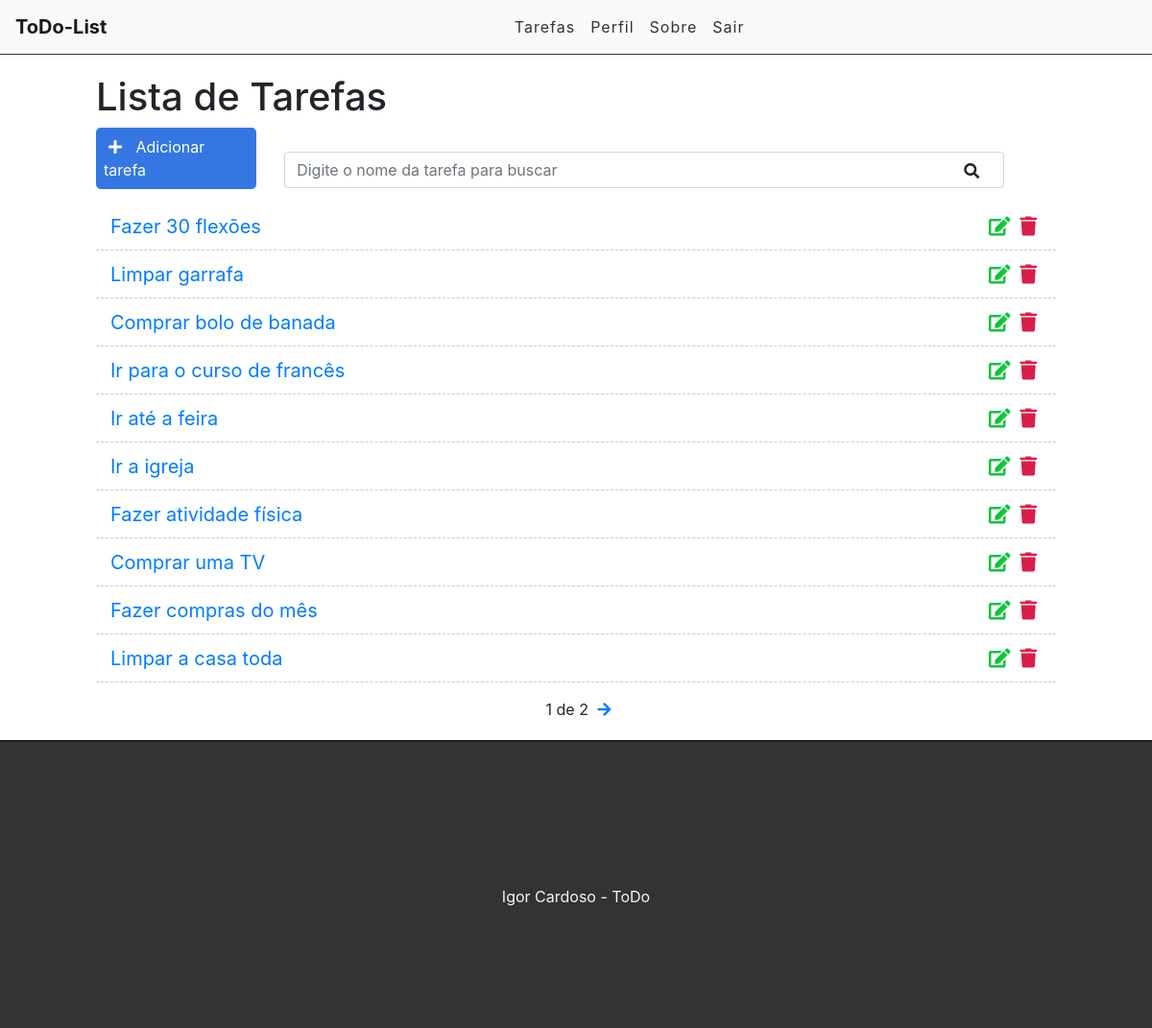
The app's page / (signed in), older data.
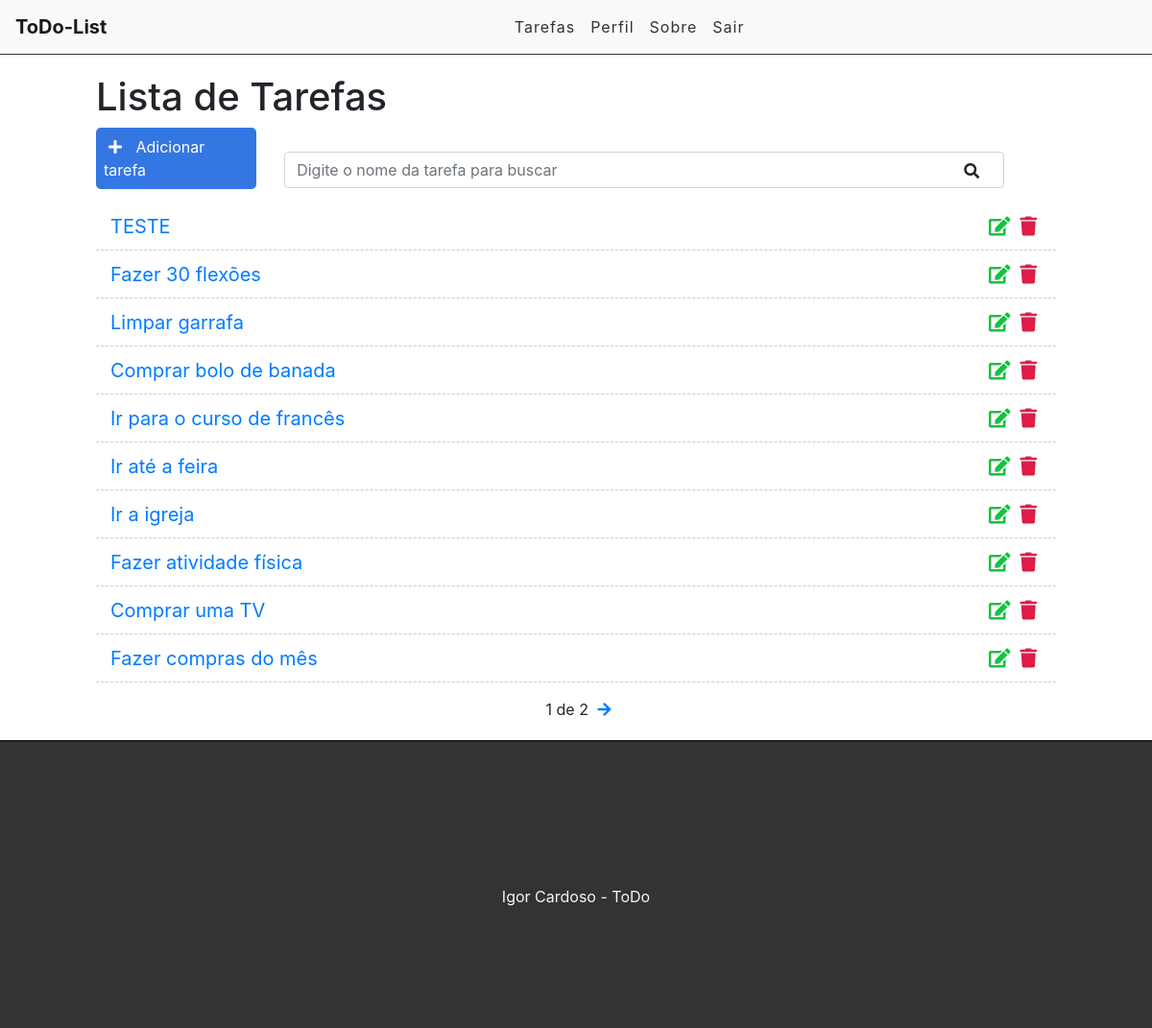
The same page, newer data.
### tasks/models.py (models this page shows, shortened)
class Task(models.Model):
	STATUS = (
		('fazendo', 'Fazendo'),
		('feiro', 'Feito')
	)
	title = models.CharField(max_length=255)
	description = models.TextField(blank=True)
	done = models.CharField(
		max_length=7, # Tamanho da entrada
		choices=STATUS,
	)
	completion_date = models.DateField(auto_now_add=False)  # Eu criei. blank=True permite que o campo fique em branco
	created_at = models.DateTimeField(auto_now_add=True)
	update_at = models.DateTimeField(auto_now=True)

### tasks/views.py (the view)
# urls.py: path('', views.taskList, name='task-list'),
@login_required
def taskList(request):		#   order_by: ordena por data de criação do mais novo para mais antigo
	search = request.GET.get('search')	# reseach é name do input de busca que está no html list.html
	if search: # Buscar pelo nome da task
		tasks = Task.objects.filter(title__icontains=search)#, user=request.user)
	else:
		tasks_list = Task.objects.all().order_by('-created_at')#.filter(user=request.user)
		paginacao = Paginator(tasks_list, 10) # (lista, num de páginas)
		page = request.GET.get('page')
		tasks = paginacao.get_page(page) # Vai exibir o numero correto na página que está
	return render(request, 'tasks/list.html', {'tasks':tasks})	# render: "renderiza"  a página

### tasks/templates/tasks/list.html (shortened to what this page needs)
{% extends 'base.html' %}
{% block content %}
<div class="offset-1 col-10 list-div">
	<h1>Lista de Tarefas</h1>
	<a id="add-link" href="newtask/">
		<div class="col-2 add-div">
			<i class="fas fa-plus"></i> Adicionar tarefa
		</div>
	</a>
	<div class="col-9 search-div">
		<form method="GET" id="search-form">
			<input class="form-control" type="text" id="search" name="search" placeholder="Digite o nome da tarefa para buscar" value="{{ request.GET.search }}">
			<i class="fas fa-search" id="search-btn"></i>
		</form>
	</div>
	<ul class="task-list">
		{% for task in tasks %}
		<li class="task-item">
			<span><a href="/task/{{task.id}}">{{task.title}}</a></span>
			<a href="/delete/{{task.id}}" class="delete-btn"><span><i class="fas fa-trash"></i></span></a>
			<a href="/edit/{{task.id}}"><span><i class="fas fa-edit"></i></span></a>
		</li>
		{% endfor %}
	</ul>
	<div class="pagination">
		<span class="step-links">
			{% if tasks.paginator.num_pages %}
				<span class="current">
					{{ tasks.number }} de {{ tasks.paginator.num_pages }}
				</span>
			{% endif %}
			{% if tasks.has_next %}
				<a href="?page={{ tasks.next_page_number }}">
					<i class="fas fa-arrow-right"></i>
				</a>
			{% endif %}
		</span>
	</div>
</div>
{% endblock %}

Row changes from the older to the newer data that the page shows:
no longer on this page (row unchanged): Task: title "Limpar a casa toda"
added Task: title "TESTE"
